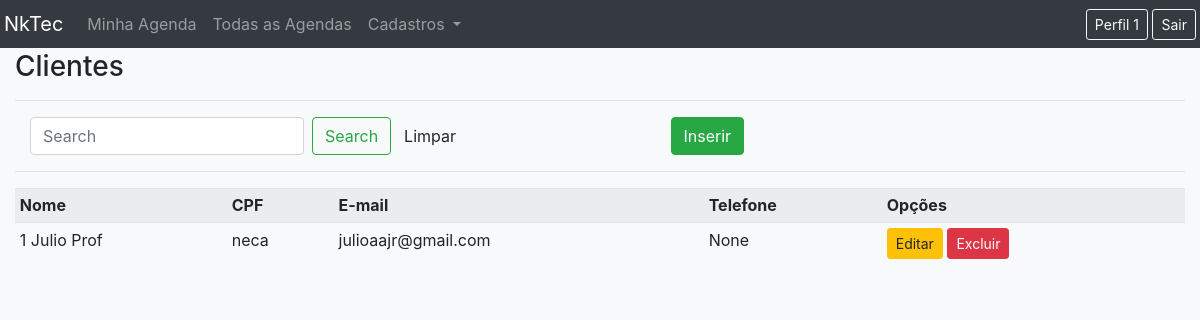
Page /list/users/ (signed in) on the earlier database version.
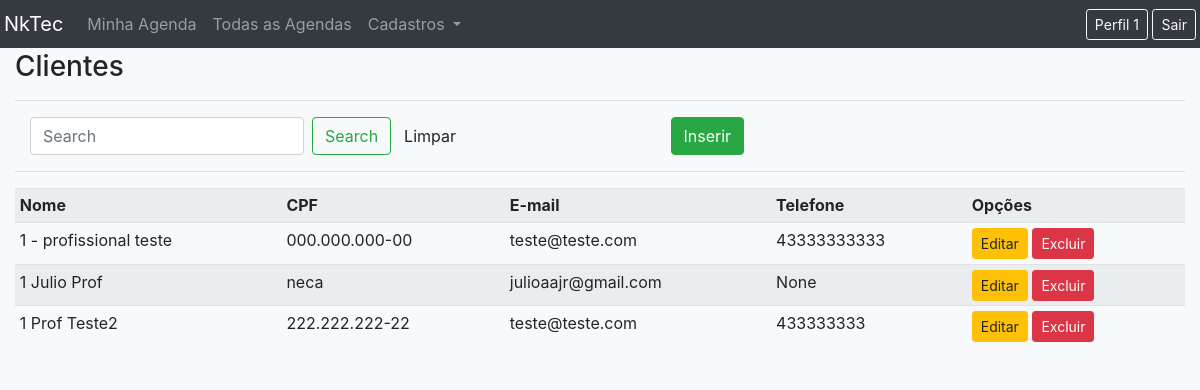
Same page on the later database version.
### users/models.py (models this page shows, shortened)
class User(AbstractUser):
    pass
    client = models.BooleanField(blank=True, null=True, default=False)
    tel = models.CharField(max_length=11, blank=True,null=True, verbose_name="Telefone")
    professional = models.BooleanField(default=False)
    master = models.ForeignKey('User', blank=True,null=True, on_delete=models.PROTECT)
    nickname = models.CharField(max_length=20, blank=True,null=True, verbose_name="Apelido")
    link = models.CharField(max_length=255, blank=True,null=True, verbose_name="Telefone")

### registrations/views.py (the view)
# urls.py: path('list/users/', UserList.as_view(), name ='list-user'),
class UserList(LoginRequiredMixin, ListView):
    login_url = reverse_lazy('login')
    model = User
    template_name = 'registrations/lists/users.html'
    def get_queryset(self):
        if (self.request.GET.get('search')):
            self.object_list = User.objects.filter(master= self.request.user.master,first_name__icontains = self.request.GET.get('search'), is_active = 1).order_by('first_name')
        else:
            self.object_list = User.objects.filter(master= self.request.user.master, is_active = 1).order_by('first_name')
        return self.object_list

### registrations/templates/registrations/lists/users.html
{% extends 'pages/template.html' %}
{% load static %}
{% block content %}
<h3>Clientes</h3>
<hr>
<div class="row ml-auto">
    <div class="col-sm">
        <form method="get" class="form-inline my-2 my-lg-0 mt-2" action="">
            <input class="form-control mr-sm-2" type="search" value="{{request.GET.search}}" placeholder="Search" aria-label="Search" id="search"
                name="search" autofocus>
            <button class="btn btn-outline-success my-2 my-sm-0" type="submit">Search</button>
            <a href="{% url 'list-user' %}" class="btn">Limpar</a>
        </form>
    </div>
    <div class="col-sm">
        <a href="{% url 'create-user' %}" class="btn btn-success ml-5">Inserir</a>
    </div>
</div>
<hr>
<div class="table-responsive">
    <table class="table table-striped table-sm">
        <tr>
            <th>Nome</th>
            <th>CPF</th>
            <th>E-mail</th>
            <th>Telefone</th>
            <th>Opções</th>
        </tr>
        {% for obj in object_list %}
        <tr>
            <td>{{obj.first_name}}</td>
            <td>{{obj.username}}</td>
            <td>{{obj.email}}</td>
            <td>{{obj.tel}}</td>
            <td>
                <a href="{% url 'edit-user' obj.pk %}" class="btn btn-warning btn-sm">Editar</a>
                <a href="{% url 'delete-user' obj.pk %}" class="btn btn-danger btn-sm">Excluir</a>
            </td>
        </tr>
        {% empty %}
        <tr>
            <td colspan="3">
                Nenhum Registro encontrado
            </td>
        </tr>
        {% endfor %}
    </table>
</div>
{% endblock %}

### pages/templates/pages/template.html (shortened to what this page needs)
<!doctype html>
<html lang="pt-br">
<head>
    <link rel="stylesheet" href="https://stackpath.bootstrapcdn.com/bootstrap/4.4.1/css/bootstrap.min.css"
>
    <link rel="stylesheet" href="https://unpkg.com/bootstrap-table@1.16.0/dist/bootstrap-table.min.css">
</head>
<body class="bg-light">
    <div class="bg-light container-fluid">
        <nav class="navbar navbar-expand-sm navbar-dark bg-dark mb-3  fixed-top sm container-fluid p-1">
            <a class="navbar-brand" href="/">NkTec</a>
            <div class="collapse navbar-collapse" id="navbarSupportedContent">
                <ul class="navbar-nav">
                {% if request.user.is_authenticated %}
                    <li class="nav-item">
                        <a class="nav-link" href="{% url 'myschedule' %}">Minha Agenda</a>
                    </li>
                    <li class="nav-item">
                        <a class="nav-link" href="{% url 'allschedules' %}">Todas as Agendas</a>
                    </li>
                    <li class="nav-item dropdown">
                        <a class="nav-link dropdown-toggle" href="#" id="navbarDropdown" role="button"
                            data-toggle="dropdown" aria-haspopup="true" aria-expanded="false">
                            Cadastros
                        </a>
                    </li>
                    {% endif %}
                </ul>
                <div class="ml-auto">
                    {% if request.user.is_authenticated %}
                    <a class="btn btn-outline-light btn-sm" href="{% url 'edit-user' request.user.id %}">Perfil {{request.user.first_name.split.0}}</a>
                    <a class="btn btn-outline-light btn-sm" href="{% url 'logout'%}">Sair</a>
                    {% else %}
                    <a class="btn btn-outline-light btn-sm" href="{% url 'login'%}">Entrar</a>
                    {% endif %}
                </div>
            </div>
        </nav>
        {% block content%}
        {% endblock %}
    </div>
</body>
</html>

Differences in the rows shown:
added User: first_name "1 - profissional teste", username "000.000.000-00", email "teste@teste.com", tel "43333333333"
added User: first_name "1 Prof Teste2", username "222.222.222-22", email "teste@teste.com", tel "433333333"
